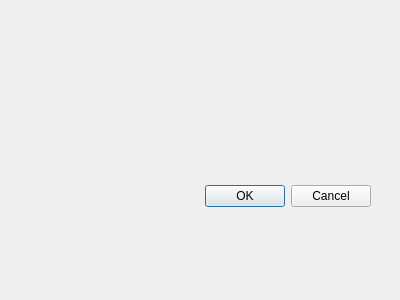
<?xml version="1.0" encoding="UTF-8"?>
<ui version="4.0">
 <class>AddBookmark</class>
 <widget class="QDialog" name="AddBookmark">
  <property name="geometry">
   <rect>
    <x>0</x>
    <y>0</y>
    <width>400</width>
    <height>300</height>
   </rect>
  </property>
  <property name="windowTitle">
   <string>Dialog</string>
  </property>
  <widget class="QDialogButtonBox" name="buttonBox">
   <property name="geometry">
    <rect>
     <x>30</x>
     <y>180</y>
     <width>341</width>
     <height>32</height>
    </rect>
   </property>
   <property name="orientation">
    <enum>Qt::Orientation::Horizontal</enum>
   </property>
   <property name="standardButtons">
    <set>QDialogButtonBox::StandardButton::Cancel|QDialogButtonBox::StandardButton::Ok</set>
   </property>
  </widget>
 </widget>
 <resources/>
 <connections>
  <connection>
   <sender>buttonBox</sender>
   <signal>accepted()</signal>
   <receiver>AddBookmark</receiver>
   <slot>accept()</slot>
   <hints>
    <hint type="sourcelabel">
     <x>248</x>
     <y>254</y>
    </hint>
    <hint type="destinationlabel">
     <x>157</x>
     <y>274</y>
    </hint>
   </hints>
  </connection>
  <connection>
   <sender>buttonBox</sender>
   <signal>rejected()</signal>
   <receiver>AddBookmark</receiver>
   <slot>reject()</slot>
   <hints>
    <hint type="sourcelabel">
     <x>316</x>
     <y>260</y>
    </hint>
    <hint type="destinationlabel">
     <x>286</x>
     <y>274</y>
    </hint>
   </hints>
  </connection>
 </connections>
</ui>
